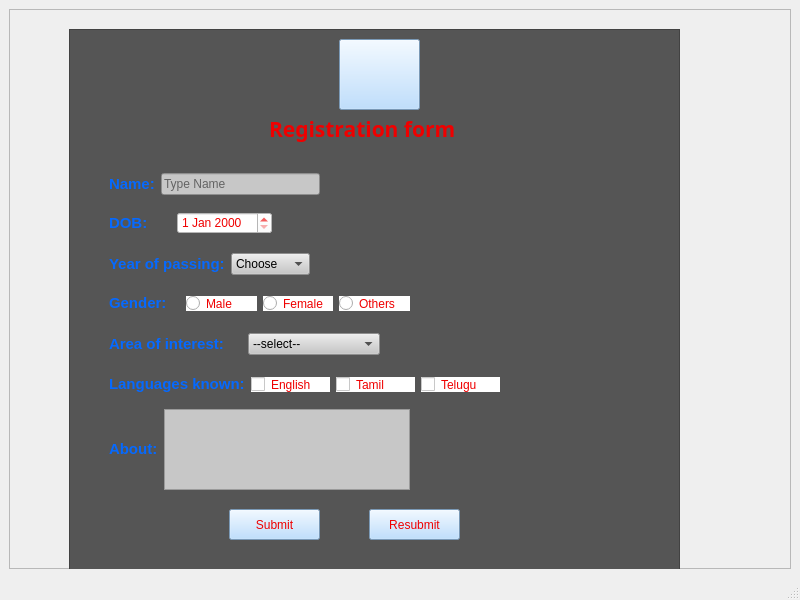
<?xml version="1.0" encoding="UTF-8"?>
<ui version="4.0">
 <class>MainWindow</class>
 <widget class="QMainWindow" name="MainWindow">
  <property name="geometry">
   <rect>
    <x>0</x>
    <y>0</y>
    <width>800</width>
    <height>600</height>
   </rect>
  </property>
  <property name="windowTitle">
   <string>MainWindow</string>
  </property>
  <widget class="QWidget" name="centralwidget">
   <layout class="QVBoxLayout" name="verticalLayout">
    <item>
     <widget class="QFrame" name="frame">
      <property name="frameShape">
       <enum>QFrame::StyledPanel</enum>
      </property>
      <property name="frameShadow">
       <enum>QFrame::Raised</enum>
      </property>
      <widget class="QFrame" name="frame_2">
       <property name="geometry">
        <rect>
         <x>60</x>
         <y>20</y>
         <width>611</width>
         <height>541</height>
        </rect>
       </property>
       <property name="font">
        <font>
         <family>Segoe Print</family>
         <pointsize>9</pointsize>
         <weight>9</weight>
         <italic>false</italic>
         <bold>false</bold>
        </font>
       </property>
       <property name="styleSheet">
        <string notr="true">font: 75 9pt &quot;Segoe Print&quot;;
background-color: rgb(85, 85, 85);
border-right-color: rgb(0, 0, 0);
</string>
       </property>
       <property name="frameShape">
        <enum>QFrame::StyledPanel</enum>
       </property>
       <property name="frameShadow">
        <enum>QFrame::Raised</enum>
       </property>
       <widget class="QLabel" name="label_8">
        <property name="geometry">
         <rect>
          <x>200</x>
          <y>80</y>
          <width>191</width>
          <height>41</height>
         </rect>
        </property>
        <property name="font">
         <font>
          <family>Segoe Print</family>
          <pointsize>9</pointsize>
          <weight>9</weight>
          <italic>false</italic>
          <bold>false</bold>
         </font>
        </property>
        <property name="styleSheet">
         <string notr="true">border-color: rgb(199, 199, 199);</string>
        </property>
        <property name="text">
         <string>&lt;html&gt;&lt;head/&gt;&lt;body&gt;&lt;p&gt;&lt;span style=&quot; font-size:16pt; font-weight:600; color:#ef0000;&quot;&gt;Registration form&lt;/span&gt;&lt;/p&gt;&lt;/body&gt;&lt;/html&gt;</string>
        </property>
       </widget>
       <widget class="QWidget" name="layoutWidget">
        <property name="geometry">
         <rect>
          <x>40</x>
          <y>260</y>
          <width>301</width>
          <height>29</height>
         </rect>
        </property>
        <layout class="QHBoxLayout" name="horizontalLayout_2">
         <item>
          <widget class="QLabel" name="label_2">
           <property name="text">
            <string>&lt;html&gt;&lt;head/&gt;&lt;body&gt;&lt;p&gt;&lt;span style=&quot; font-size:11pt; font-weight:600; color:#0569ff;&quot;&gt;Gender:&lt;/span&gt;&lt;/p&gt;&lt;/body&gt;&lt;/html&gt;</string>
           </property>
          </widget>
         </item>
         <item>
          <widget class="QRadioButton" name="radioButton">
           <property name="styleSheet">
            <string notr="true">background-color: rgb(255, 255, 255);
color: rgb(239, 0, 0);</string>
           </property>
           <property name="text">
            <string>Male</string>
           </property>
          </widget>
         </item>
         <item>
          <widget class="QRadioButton" name="radioButton_2">
           <property name="styleSheet">
            <string notr="true">background-color: rgb(255, 255, 255);
color: rgb(239, 0, 0);</string>
           </property>
           <property name="text">
            <string>Female</string>
           </property>
          </widget>
         </item>
         <item>
          <widget class="QRadioButton" name="radioButton_3">
           <property name="styleSheet">
            <string notr="true">background-color: rgb(255, 255, 255);
color: rgb(239, 0, 0);</string>
           </property>
           <property name="text">
            <string>Others</string>
           </property>
          </widget>
         </item>
        </layout>
       </widget>
       <widget class="QWidget" name="layoutWidget">
        <property name="geometry">
         <rect>
          <x>40</x>
          <y>300</y>
          <width>271</width>
          <height>31</height>
         </rect>
        </property>
        <layout class="QHBoxLayout" name="horizontalLayout_6">
         <item>
          <widget class="QLabel" name="label_7">
           <property name="text">
            <string>&lt;html&gt;&lt;head/&gt;&lt;body&gt;&lt;p&gt;&lt;span style=&quot; font-size:11pt; font-weight:600; color:#0569ff;&quot;&gt;Area of interest:&lt;/span&gt;&lt;/p&gt;&lt;/body&gt;&lt;/html&gt;</string>
           </property>
          </widget>
         </item>
         <item>
          <widget class="QComboBox" name="comboBox_2">
           <property name="styleSheet">
            <string notr="true">background-color: rgb(199, 199, 199);</string>
           </property>
           <item>
            <property name="text">
             <string>--select--</string>
            </property>
           </item>
           <item>
            <property name="text">
             <string>Dance</string>
            </property>
           </item>
           <item>
            <property name="text">
             <string>Music</string>
            </property>
           </item>
           <item>
            <property name="text">
             <string>Crafting</string>
            </property>
           </item>
           <item>
            <property name="text">
             <string>Playing</string>
            </property>
           </item>
           <item>
            <property name="text">
             <string>Travelling</string>
            </property>
           </item>
          </widget>
         </item>
        </layout>
       </widget>
       <widget class="QWidget" name="layoutWidget">
        <property name="geometry">
         <rect>
          <x>40</x>
          <y>180</y>
          <width>163</width>
          <height>29</height>
         </rect>
        </property>
        <layout class="QHBoxLayout" name="horizontalLayout_4">
         <item>
          <widget class="QLabel" name="label_4">
           <property name="text">
            <string>&lt;html&gt;&lt;head/&gt;&lt;body&gt;&lt;p&gt;&lt;span style=&quot; font-size:11pt; font-weight:600; color:#0569ff;&quot;&gt;DOB:&lt;/span&gt;&lt;/p&gt;&lt;/body&gt;&lt;/html&gt;</string>
           </property>
          </widget>
         </item>
         <item>
          <widget class="QDateEdit" name="dateEdit">
           <property name="styleSheet">
            <string notr="true">color: rgb(239, 0, 0);
background-color: rgb(255, 255, 255);
</string>
           </property>
          </widget>
         </item>
        </layout>
       </widget>
       <widget class="QWidget" name="layoutWidget">
        <property name="geometry">
         <rect>
          <x>40</x>
          <y>220</y>
          <width>201</width>
          <height>31</height>
         </rect>
        </property>
        <layout class="QHBoxLayout" name="horizontalLayout_5">
         <item>
          <widget class="QLabel" name="label_5">
           <property name="styleSheet">
            <string notr="true">color: rgb(0, 170, 0);</string>
           </property>
           <property name="text">
            <string>&lt;html&gt;&lt;head/&gt;&lt;body&gt;&lt;p&gt;&lt;span style=&quot; font-size:11pt; font-weight:600; color:#0569ff;&quot;&gt;Year of passing:&lt;/span&gt;&lt;/p&gt;&lt;/body&gt;&lt;/html&gt;</string>
           </property>
          </widget>
         </item>
         <item>
          <widget class="QComboBox" name="comboBox">
           <property name="styleSheet">
            <string notr="true">color: rgb(0, 0, 0);
border-color: rgb(255, 255, 255);
background-color: rgb(199, 199, 199);</string>
           </property>
           <item>
            <property name="text">
             <string>Choose</string>
            </property>
           </item>
           <item>
            <property name="text">
             <string>2021</string>
            </property>
           </item>
           <item>
            <property name="text">
             <string>2022</string>
            </property>
           </item>
           <item>
            <property name="text">
             <string>2023</string>
            </property>
           </item>
           <item>
            <property name="text">
             <string>2024</string>
            </property>
           </item>
          </widget>
         </item>
        </layout>
       </widget>
       <widget class="QWidget" name="layoutWidget">
        <property name="geometry">
         <rect>
          <x>40</x>
          <y>140</y>
          <width>211</width>
          <height>31</height>
         </rect>
        </property>
        <layout class="QHBoxLayout" name="horizontalLayout">
         <item>
          <widget class="QLabel" name="label">
           <property name="text">
            <string>&lt;html&gt;&lt;head/&gt;&lt;body&gt;&lt;p&gt;&lt;span style=&quot; font-size:11pt; font-weight:600; color:#0569ff;&quot;&gt;Name:&lt;/span&gt;&lt;/p&gt;&lt;/body&gt;&lt;/html&gt;</string>
           </property>
          </widget>
         </item>
         <item>
          <widget class="QLineEdit" name="lineEdit">
           <property name="styleSheet">
            <string notr="true">background-color: rgb(199, 199, 199);
color: rgb(0, 0, 0);</string>
           </property>
           <property name="placeholderText">
            <string>Type Name</string>
           </property>
          </widget>
         </item>
        </layout>
       </widget>
       <widget class="QWidget" name="layoutWidget">
        <property name="geometry">
         <rect>
          <x>40</x>
          <y>380</y>
          <width>301</width>
          <height>81</height>
         </rect>
        </property>
        <layout class="QHBoxLayout" name="horizontalLayout_7">
         <item>
          <widget class="QLabel" name="label_6">
           <property name="text">
            <string>&lt;html&gt;&lt;head/&gt;&lt;body&gt;&lt;p&gt;&lt;span style=&quot; font-size:11pt; font-weight:600; color:#0569ff;&quot;&gt;About:&lt;/span&gt;&lt;/p&gt;&lt;/body&gt;&lt;/html&gt;</string>
           </property>
          </widget>
         </item>
         <item>
          <widget class="QPlainTextEdit" name="plainTextEdit">
           <property name="styleSheet">
            <string notr="true">border-color: rgb(255, 255, 255);
background-color: rgb(199, 199, 199);
color: rgb(0, 0, 0);
</string>
           </property>
          </widget>
         </item>
        </layout>
       </widget>
       <widget class="QPushButton" name="pushButton_2">
        <property name="geometry">
         <rect>
          <x>160</x>
          <y>480</y>
          <width>91</width>
          <height>31</height>
         </rect>
        </property>
        <property name="styleSheet">
         <string notr="true">background-color: rgb(171, 214, 255);
font: 75 11pt &quot;Segoe Print&quot;;
color: rgb(239, 0, 0);</string>
        </property>
        <property name="text">
         <string>Submit</string>
        </property>
       </widget>
       <widget class="QPushButton" name="pushButton_3">
        <property name="geometry">
         <rect>
          <x>300</x>
          <y>480</y>
          <width>91</width>
          <height>31</height>
         </rect>
        </property>
        <property name="styleSheet">
         <string notr="true">color: rgb(239, 0, 0);
font: 75 11pt &quot;Segoe Print&quot;;
background-color: rgb(171, 214, 255);</string>
        </property>
        <property name="text">
         <string>Resubmit</string>
        </property>
       </widget>
       <widget class="QWidget" name="layoutWidget">
        <property name="geometry">
         <rect>
          <x>40</x>
          <y>340</y>
          <width>391</width>
          <height>31</height>
         </rect>
        </property>
        <layout class="QHBoxLayout" name="horizontalLayout_3">
         <item>
          <widget class="QLabel" name="label_3">
           <property name="text">
            <string>&lt;html&gt;&lt;head/&gt;&lt;body&gt;&lt;p&gt;&lt;span style=&quot; font-size:11pt; font-weight:600; color:#0569ff;&quot;&gt;Languages known:&lt;/span&gt;&lt;/p&gt;&lt;/body&gt;&lt;/html&gt;</string>
           </property>
          </widget>
         </item>
         <item>
          <widget class="QCheckBox" name="checkBox">
           <property name="styleSheet">
            <string notr="true">background-color: rgb(255, 255, 255);
color: rgb(239, 0, 0);</string>
           </property>
           <property name="text">
            <string>English</string>
           </property>
          </widget>
         </item>
         <item>
          <widget class="QCheckBox" name="checkBox_2">
           <property name="styleSheet">
            <string notr="true">background-color: rgb(255, 255, 255);
color: rgb(239, 0, 0);</string>
           </property>
           <property name="text">
            <string>Tamil</string>
           </property>
          </widget>
         </item>
         <item>
          <widget class="QCheckBox" name="checkBox_3">
           <property name="styleSheet">
            <string notr="true">background-color: rgb(255, 255, 255);
color: rgb(239, 0, 0);</string>
           </property>
           <property name="text">
            <string>Telugu</string>
           </property>
          </widget>
         </item>
        </layout>
       </widget>
       <widget class="QPushButton" name="pushButton">
        <property name="geometry">
         <rect>
          <x>270</x>
          <y>10</y>
          <width>81</width>
          <height>71</height>
         </rect>
        </property>
        <property name="styleSheet">
         <string notr="true">background-color: rgb(171, 214, 255);</string>
        </property>
        <property name="text">
         <string/>
        </property>
        <property name="icon">
         <iconset resource="img.qrc">
          <normaloff>:/img/profile.jpg</normaloff>:/img/profile.jpg</iconset>
        </property>
        <property name="iconSize">
         <size>
          <width>50</width>
          <height>50</height>
         </size>
        </property>
        <property name="checkable">
         <bool>false</bool>
        </property>
        <property name="checked">
         <bool>false</bool>
        </property>
       </widget>
      </widget>
     </widget>
    </item>
   </layout>
  </widget>
  <widget class="QMenuBar" name="menubar">
   <property name="geometry">
    <rect>
     <x>0</x>
     <y>0</y>
     <width>800</width>
     <height>21</height>
    </rect>
   </property>
  </widget>
  <widget class="QStatusBar" name="statusbar"/>
 </widget>
 <resources>
  <include location="img.qrc"/>
 </resources>
 <connections/>
</ui>
